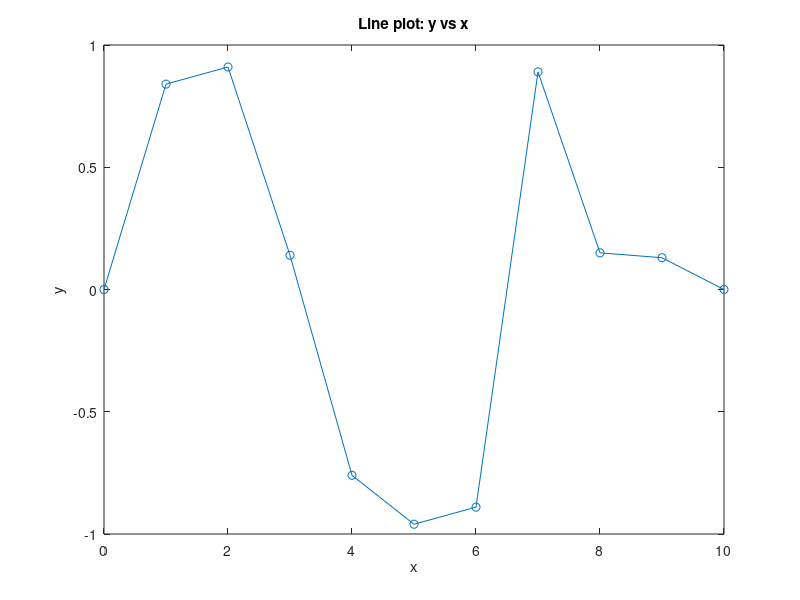

This figure's MATLAB source:
x = [0, 1, 2, 3, 4, 5, 6, 7, 8, 9, 10];
y = [0, 0.84, 0.91, 0.14, -0.76, -0.96, -0.89, 0.89, 0.15, 0.13, 0];  % Added last y to match x
figure;
plot(x, y, '-o');
title('Line plot: y vs x');
xlabel('x');    % Fixed typo here
ylabel('y');
